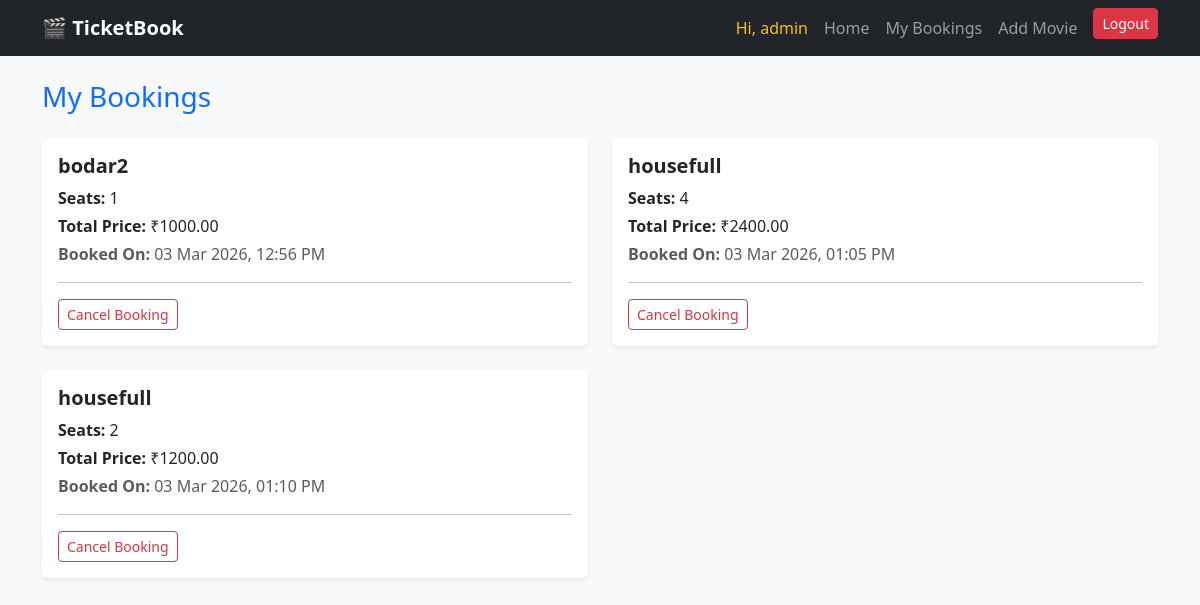
Page /my-bookings/ (signed in) on the committed database.
### bookings/models.py (models this page shows)
class Booking(models.Model):
    user = models.ForeignKey(User, on_delete=models.CASCADE)
    movie = models.ForeignKey(Movie, on_delete=models.CASCADE)
    seats = models.IntegerField()
    total_price = models.DecimalField(max_digits=10, decimal_places=2)
    booking_time = models.DateTimeField(auto_now_add=True)

### movies/models.py (models this page shows, shortened)
class Movie(models.Model):
    title = models.CharField(max_length=200)
    description = models.TextField()
    release_date = models.DateField()
    price = models.DecimalField(max_digits=8, decimal_places=2)
    total_seats = models.IntegerField()
    available_seats = models.IntegerField()

### bookings/views.py (the view)
# urls.py: path('my-bookings/', my_bookings, name='my_bookings'),
@login_required
def my_bookings(request):
    bookings = Booking.objects.filter(user=request.user)
    return render(request, 'bookings/my_bookings.html', {'bookings': bookings})

### templates/bookings/my_bookings.html
{% extends 'base.html' %}
{% block content %}
<h3 class="mb-4 text-primary">My Bookings</h3>
<div class="row">
    {% for booking in bookings %}
    <div class="col-md-6 mb-4">
        <div class="card shadow-sm border-0">
            <div class="card-body">
                <h5 class="card-title fw-bold">
                    {{ booking.movie.title }}
                </h5>
                <p class="mb-1">
                    <strong>Seats:</strong> {{ booking.seats }}
                </p>
                <p class="mb-1">
                    <strong>Total Price:</strong> ₹{{ booking.total_price }}
                </p>
                <p class="mb-2 text-muted">
                    <strong>Booked On:</strong> {{ booking.booking_time|date:"d M Y, h:i A" }}
                </p>
                <hr>
                <a href="{% url 'cancel_booking' booking.id %}" class="btn btn-outline-danger btn-sm">
                    Cancel Booking
                </a>
            </div>
        </div>
    </div>
    {% empty %}
        <div class="col-12">
            <div class="alert alert-warning">
                No bookings yet.
            </div>
        </div>
    {% endfor %}
</div>
{% endblock %}

### templates/base.html (shortened to what this page needs)
{% load static %}
<!DOCTYPE html>
<html>
<head>
    <link href="https://cdn.jsdelivr.net/npm/bootstrap@5.3.2/dist/css/bootstrap.min.css" rel="stylesheet">
    <link rel="stylesheet" href="{% static 'css/style.css' %}">
</head>
<body>
<nav class="navbar navbar-expand-lg navbar-dark bg-dark">
    <div class="container">
        <a class="navbar-brand" href="{% url 'movie_list' %}">🎬 TicketBook</a>
        <div class="collapse navbar-collapse justify-content-end">
            <ul class="navbar-nav">
                {% if user.is_authenticated %}
                    <li class="nav-item">
                        <span class="nav-link text-warning">Hi, {{ user.username }}</span>
                    </li>
                    <li class="nav-item">
                        <a class="nav-link" href="{% url 'movie_list' %}">Home</a>
                    </li>
                    <li class="nav-item">
                        <a class="nav-link" href="{% url 'my_bookings' %}">My Bookings</a>
                    </li>
                    {% if user.is_superuser %}
                    <li class="nav-item">
                        <a class="nav-link" href="{% url 'add_movie' %}">Add Movie</a>
                    </li>
                    {% endif %}
                    <li class="nav-item">
                        <form method="post" action="{% url 'logout' %}">
                            <button class="btn btn-danger btn-sm ms-2">Logout</button>
                        </form>
                    </li>
                {% endif %}
            </ul>
        </div>
    </div>
</nav>
<div class="container mt-4">
    {% block content %}{% endblock %}
</div>
</body>
</html>

### static/css/style.css (style rules this page uses)
body { background-color: #f8f9fa; }
.card { transition: 0.3s; }
.navbar-brand { font-weight: bold; font-size: 20px; }

### rows in the picture
Booking: movie "bodar2", seats "1", total_price "1000.00", booking_time "03 Mar 2026, 12:56 PM"
Booking: movie "housefull", seats "4", total_price "2400.00", booking_time "03 Mar 2026, 01:05 PM"
Booking: movie "housefull", seats "2", total_price "1200.00", booking_time "03 Mar 2026, 01:10 PM"

### other values in the picture
{{ user.username }} "admin"
